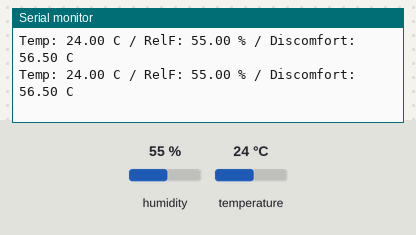
Bench run of a sketch on a simulated Arduino Uno, built with avr-gcc and run on an emulated ATmega328P. Shown: the last lines printed to the serial monitor. The inputs (shaded band) are chosen by the test bench; at power-on: humidity 55 %, temperature 24 °C.

Above: at 2.8 s.
2.9 s: humidity set to 22 %
At 4.8 s:
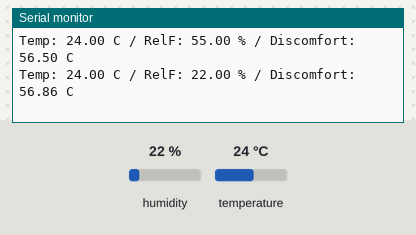
5.6 s: temperature set to 12 °C
At 7.2 s:
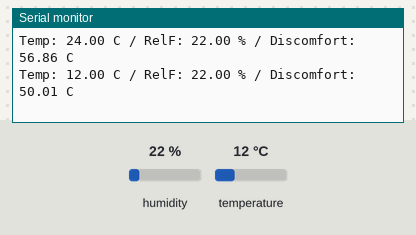
8.3 s: humidity set to 40 %
At 10.9 s:
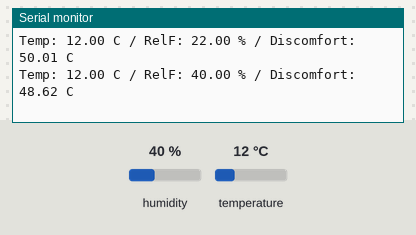
Timing chart, 0 to 12.4 s (numbered marks = the images above; inputs shaded):
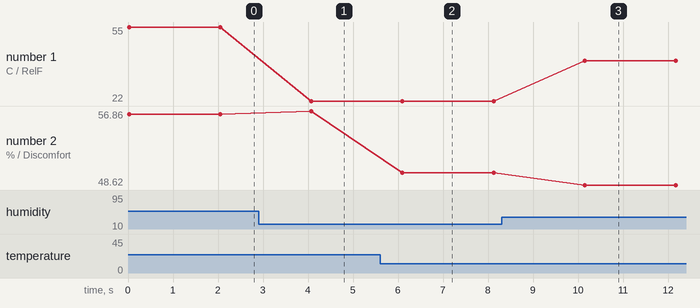

The sketch:

temper_sensor.ino
```cpp
#include <dht11.h>

int DHT11PIN = A0;

dht11 DHT11;

void setup()
{
  Serial.begin(9600);  //시리얼 통신속도 설정
}

void loop()
{
  int chk = DHT11.read(DHT11PIN);
  float T = DHT11.temperature;
  float RH = DHT11.humidity;
  float dcf = 9/5*T-0.55*(1-RH/100)*(9/5*T-26)+32;

  Serial.print("Temp: ");
  Serial.print((float)DHT11.temperature);
  Serial.print(" C ");

  Serial.print("/ RelF: ");
  Serial.print((float)DHT11.humidity);
  Serial.print(" %");

  Serial.print(" / Discomfort: ");
  Serial.print(dcf);


  Serial.println(" C ");

  delay(2000);
}
```

Measured:
- after the input at 2.9 s, the serial monitor: prints a new line after 1.2 s (image 1)
- after the input at 5.6 s, the serial monitor: prints a new line after 0.50 s (image 2)
- after the input at 8.3 s, the serial monitor: prints a new line after 1.8 s (image 3)
- plotted number 1: 55 → 22 after the input at 2.9 s, 22 → 40 after the input at 8.3 s
- plotted number 2: 56.5 → 56.86 after the input at 2.9 s, 56.86 → 50.01 after the input at 5.6 s, 50.01 → 48.62 after the input at 8.3 s
